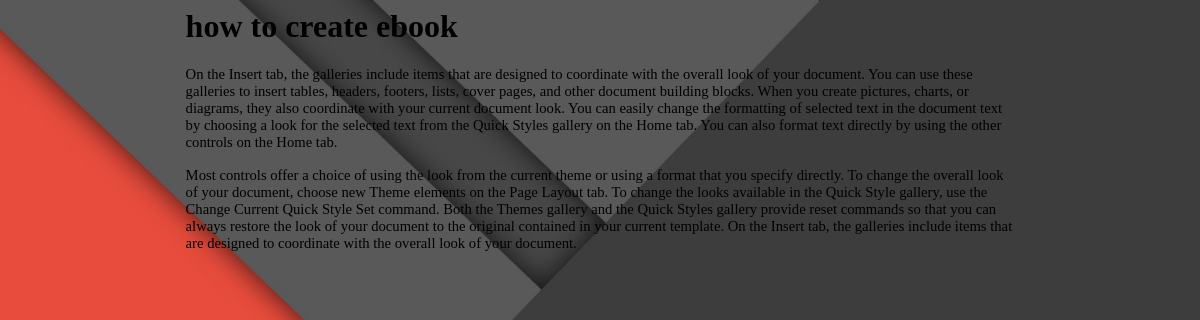
The page /ebookmaker/details.php?id=1 on the database its author committed.
### tables this page shows
CREATE TABLE `ebook` (
  `id` int(11) NOT NULL,
  `Article_title` varchar(255) NOT NULL,
  `Article_content` text NOT NULL,
  `Date_published` timestamp NOT NULL DEFAULT current_timestamp()
);

### ebookmaker/details.php (the view, shortened to what this page needs)
<html lang="en">
<head>
    <link rel="stylesheet" href="css/style.css">
</head>
<body>
<?php
if(isset($_GET['id'])){
    require_once('config/db_connect.php');
    $auth_id = mysqli_real_escape_string($con,$_GET['id']);
    $sql = "SELECT * FROM ebook WHERE id= $auth_id";
    $execute = mysqli_query($con,$sql);
    $post = mysqli_fetch_assoc($execute);
}else{
    header('Location: index.php');
    exit();
}
?>
<div class="container">
<h1><?php echo $post['Article_title']; ?></h1>
<div class="content">
    <?php echo $post['Article_content']; ?>
</div>
</div>
</body>
</html>

### ebookmaker/css/style.css (style rules this page uses)
.container { max-width:70%; margin: 0 auto; }

### ebookmaker/details.php (style rules this page uses)
body { background-image: url('image/g.jpg'); background-repeat: no-repeat; background-attachment: fixed; background-size:cover; }

### rows shown on the page
ebook: Article_title "how to create ebook", Article_content "On the Insert tab, the galleries include items that are designed to coordinate with the overall look of your document. You can use these galleries to insert tables, headers, footers, lists, cover pages, and other document building blocks. When you create pictures, charts, or diagrams, they also coordinate with your current document look. You can easily change the formatting of selected text in the document text by choosing a look for the selected text from the Quick Styles gallery on the Home tab. You can also format text directly by using the other controls on the Home tab. Most controls offer a choice of using the look from the current theme or using a format that you specify directly. To…"
